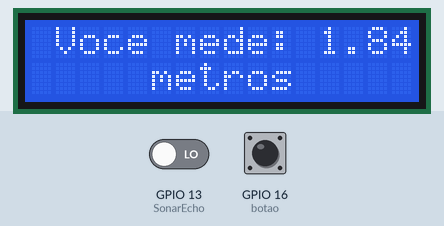
Recording of a sketch running on a simulated ESP8266 (NodeMCU). Shown: 16×2 character LCD. Inputs (shaded band) come from the test bench; at power-on: GPIO 13 (SonarEcho) LOW, GPIO 16 (botao) LOW. WiFi joins after 1.5 s; servers stay silent unless stated; uploads are accepted with an empty reply; what the sketch prints to the serial monitor is not drawn.

Above: at 5.4 s.

The sketch:

TesteEspSensorEWifi.ino
```cpp
/*
    This sketch establishes a TCP connection to a "quote of the day" service.
    It sends a "hello" message, and then prints received data.
*/
// inclusão da biblioteca do lcd
#include <LiquidCrystal.h>
LiquidCrystal lcd(5, 4, 0, 2, 14, 12);

#define botao 16
int valBotao = 0;

int SonarTrigger = 15;
int SonarEcho = 13;

float distancia = 0;
int tempo = 0;
float altPadrao = 1.84;
float altura = 0;
float alturaPessoa;

#include <ESP8266WiFi.h>
#include <WiFiClient.h>

#ifndef STASSID
#define STASSID "ANDRADE"
#define STAPSK "192530Pecf"
#endif

// Site remoto - Dados do site que vai receber a requisição POST ou GET
const char http_site[] = "http://fe80::1%2";
const int http_port = 8080;

WiFiClient client;
IPAddress server(192, 168, 10, 6); // Endereço IP do servidor - http_site

const char* ssid = STASSID;
const char* password = STAPSK;

const char* host = "djxmmx.net";
const uint16_t port = 17;

void setup() {
  Serial.begin(115200);

  // Começamos conectando-nos a uma rede WiFi

  Serial.println();
  Serial.println();
  Serial.print("Connecting to ");
  Serial.println(ssid);

  /* Defina explicitamente o ESP8266 como um cliente WiFi, caso contrário, por padrão,
     tentaria agir tanto como cliente quanto como ponto de acesso e poderia causar
     problemas de rede com seus outros dispositivos WiFi em sua rede WiFi. */
  WiFi.mode(WIFI_STA);
  WiFi.begin(ssid, password);

  while (WiFi.status() != WL_CONNECTED) {
    delay(500);
    Serial.print(".");
  }

  Serial.println("");
  Serial.println("WiFi connected");
  Serial.println("IP address: ");
  Serial.println(WiFi.localIP());

  pinMode(botao, INPUT);
  lcd.begin(16, 2);
  lcd.setCursor(0, 0);
  pinMode(SonarTrigger, OUTPUT);
  pinMode(SonarEcho, INPUT);
  pinMode(5, OUTPUT);
}

void display()
{
  lcd.setCursor(1, 0);
  lcd.print("Voce mede: ");
  lcd.print(altura);
  Serial.print("Voce mede:");
  Serial.print(altura);
  if (altura < 1.00)
  {
    lcd.setCursor(0, 1);
    lcd.print("");
    lcd.print("centimetros");
    Serial.println(" cm");
  }
  else
  {
    lcd.setCursor(0, 1);
    lcd.print("");
    lcd.print("     metros ");
    Serial.println(" metros         ");
  }

  delay(500);
}

void loop() {
  valBotao = digitalRead(botao); // quando o botao for clicado recebera 1 se nao 0

  digitalWrite(SonarTrigger, LOW);
  delay(200);
  digitalWrite(SonarTrigger, HIGH);
  delay(100);
  digitalWrite(SonarTrigger, LOW);

  // Calculo da altura
  tempo = pulseIn(SonarEcho, HIGH);
  distancia = (tempo / 58.2) / 100;
  altura = altPadrao - distancia;

  // comando para quando clicar no botão salvar a altura desejada e futuramente enviar para o banco de dados
  if (pinBotao1Retencao())
  {
    if (!getPage((float)alturaPessoa))
    {
      Serial.println("GET request failed");
    }
  }

  if (pinBotao1Retencao()) {
    if (!getPage((float)alturaPessoa))
    {
      Serial.println("GET request failed");
    }
  	alturaPessoa = altura;
    Serial.println(valBotao);
    Serial.print("altura salva e: ");
    Serial.println(alturaPessoa);
  }

  display();

  delay(1000);
}

// Executa o HTTP GET request no site remoto
bool getPage(float alturaPessoa)
{
  if (!client.connect(server, http_port))
  {
    Serial.println("Falha na conexao com o site ");
    return false;
  }
  String param = "?alturaPessoa=" + String(alturaPessoa); // Parâmetros com as leituras
  Serial.println(param);
  client.println("localhost/Altura/processo.php" + param + " HTTP/1.1");
  client.println("Host: ");
  client.println(http_site);
  client.println("Connection: close");
  client.println();
  client.println();

  // Informações de retorno do servidor para debug
  while (client.available())
  {
    String line = client.readStringUntil('\r');
    Serial.print(line);
  }
  return true;
}

bool pinBotao1Retencao() {
   #define tempoDebounce 50 //(tempo para eliminar o efeito Bounce EM MILISEGUNDOS)

   bool estadoBotao;
   static bool estadoBotaoAnt;
   static bool estadoRet = true;
   static unsigned long delayBotao = 0;

   if ( (millis() - delayBotao) > tempoDebounce ) {
       estadoBotao = digitalRead(botao);
       if ( estadoBotao && (estadoBotao != estadoBotaoAnt) ) {
          estadoRet = !estadoRet;
          delayBotao = millis();
       }
       estadoBotaoAnt = estadoBotao;
   }

   return estadoRet;
}
```
